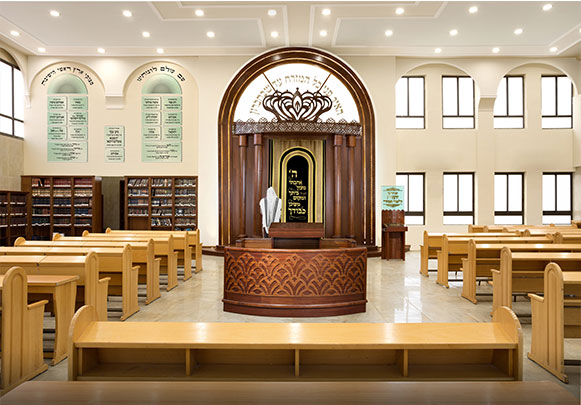
#> input picture beitKneset.jpg, 581 x 405 px
$ python modules.py
#> lines starting #> are read from the running program, lines starting #| are printed output that depends on the picture
from PIL import Image, ImageDraw

# list of dots, in the following format: [x, y, x, y, x, y,...]
first = (
    146, 399, 163, 403, 170, 393, 169, 391, 166, 386, 170, 381, 170, 371, 170,
    355, 169, 346, 167, 335, 170, 329, 170, 320, 170, 310, 171, 301, 173, 290,
    178, 289, 182, 287, 188, 286, 190, 286, 192, 291, 194, 296, 195, 305, 194,
    307, 191, 312, 190, 316, 190, 321, 192, 331, 193, 338, 196, 341, 197, 346,
    199, 352, 198, 360, 197, 366, 197, 373, 196, 380, 197, 383, 196, 387, 192,
    389, 191, 392, 190, 396, 189, 400, 194, 401, 201, 402, 208, 403, 213, 402,
    216, 401, 219, 397, 219, 393, 216, 390, 215, 385, 215, 379, 213, 373, 213,
    365, 212, 360, 210, 353, 210, 347, 212, 338, 213, 329, 214, 319, 215, 311,
    215, 306, 216, 296, 218, 290, 221, 283, 225, 282, 233, 284, 238, 287, 243,
    290, 250, 291, 255, 294, 261, 293, 265, 291, 271, 291, 273, 289, 278, 287,
    279, 285, 281, 280, 284, 278, 284, 276, 287, 277, 289, 283, 291, 286, 294,
    291, 296, 295, 299, 300, 301, 304, 304, 320, 305, 327, 306, 332, 307, 341,
    306, 349, 303, 354, 301, 364, 301, 371, 297, 375, 292, 384, 291, 386, 302,
    393, 324, 391, 333, 387, 328, 375, 329, 367, 329, 353, 330, 341, 331, 328,
    336, 319, 338, 310, 341, 304, 341, 285, 341, 278, 343, 269, 344, 262, 346,
    259, 346, 251, 349, 259, 349, 264, 349, 273, 349, 280, 349, 288, 349, 295,
    349, 298, 354, 293, 356, 286, 354, 279, 352, 268, 352, 257, 351, 249, 350,
    234, 351, 211, 352, 197, 354, 185, 353, 171, 351, 154, 348, 147, 342, 137,
    339, 132, 330, 122, 327, 120, 314, 116, 304, 117, 293, 118, 284, 118, 281,
    122, 275, 128, 265, 129, 257, 131, 244, 133, 239, 134, 228, 136, 221, 137,
    214, 138, 209, 135, 201, 132, 192, 130, 184, 131, 175, 129, 170, 131, 159,
    134, 157, 134, 160, 130, 170, 125, 176, 114, 176, 102, 173, 103, 172, 108,
    171, 111, 163, 115, 156, 116, 149, 117, 142, 116, 136, 115, 129, 115, 124,
    115, 120, 115, 115, 117, 113, 120, 109, 122, 102, 122, 100, 121, 95, 121,
    89, 115, 87, 110, 82, 109, 84, 118, 89, 123, 93, 129, 100, 130, 108,
    132, 110, 133, 110, 136, 107, 138, 105, 140, 95, 138, 86, 141, 79, 149,
    77, 155, 81, 162, 90, 165, 97, 167, 99, 171, 109, 171, 107, 161, 111,
    156, 113, 170, 115, 185, 118, 208, 117, 223, 121, 239, 128, 251, 133, 259,
    136, 266, 139, 276, 143, 290, 148, 310, 151, 332, 155, 348, 156, 353, 153,
    366, 149, 379, 147, 394, 146, 399
)
second = (
    156, 141, 165, 135, 169, 131, 176, 130, 187, 134, 191, 140, 191, 146, 186,
    150, 179, 155, 175, 157, 168, 157, 163, 157, 159, 157, 158, 164, 159, 175,
    159, 181, 157, 191, 154, 197, 153, 205, 153, 210, 152, 212, 147, 215, 146,
    218, 143, 220, 132, 220, 125, 217, 119, 209, 116, 196, 115, 185, 114, 172,
    114, 167, 112, 161, 109, 165, 107, 170, 99, 171, 97, 167, 89, 164, 81,
    162, 77, 155, 81, 148, 87, 140, 96, 138, 105, 141, 110, 136, 111, 126,
    113, 129, 118, 117, 128, 114, 137, 115, 146, 114, 155, 115, 158, 121, 157,
    128, 156, 134, 157, 136, 156, 136
)

"""A method for drawing lines in a given tuple of points and color.
:param: points: the given tuple.
:param: color: the given color.
:type: points: tuple.
:type: color: str.
:return: None.
:rtype: None.
"""
def draw_lines(points, color):
        for i in range(0, len(points) - 2, 2):
            x1, y1 = points[i], points[i+1]
            x2, y2 = points[i+2], points[i+3]
            draw.line((x1 - 50, y1 - 50, x2 - 50, y2 - 50), fill=color, width=4)

if __name__ == "__main__":
    background_image_path = 'beitKneset.jpg'
    background = Image.open(background_image_path)
#> background is the input picture: PIL image 581x405 RGB; mean R, G, B 171.7, 147.5, 118.2
    draw = ImageDraw.Draw(background)
    draw_lines(first, 'white')
    draw_lines(second, 'pink')

    background.show()
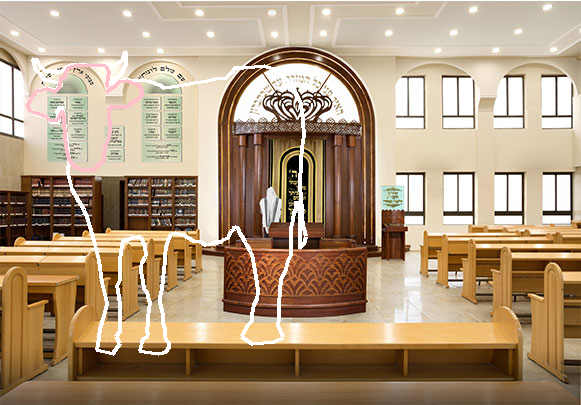
#> shown: PIL image 581x405 RGB; mean R, G, B 174.3, 150.5, 122.3

$ run again, with theRavMoo.PNG saved as beitKneset.jpg
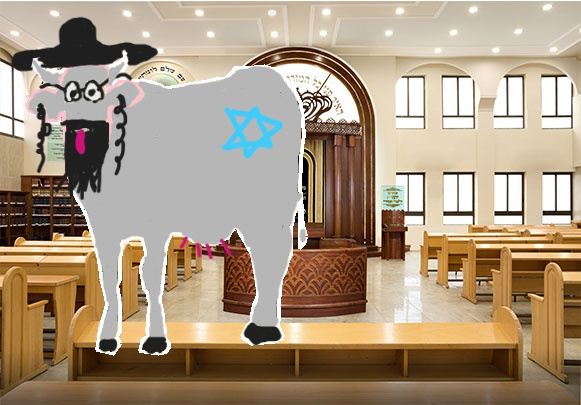
#> input picture theRavMoo.PNG, 581 x 405 px
#> background is the input picture: PIL image 581x405 RGB; mean R, G, B 169.2, 150.4, 127.7
#> `background.show()`:
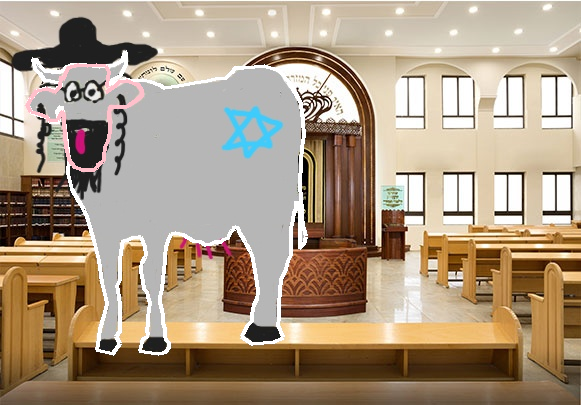
#> shown: PIL image 581x405 RGB; mean R, G, B 170.6, 151.6, 129.1
